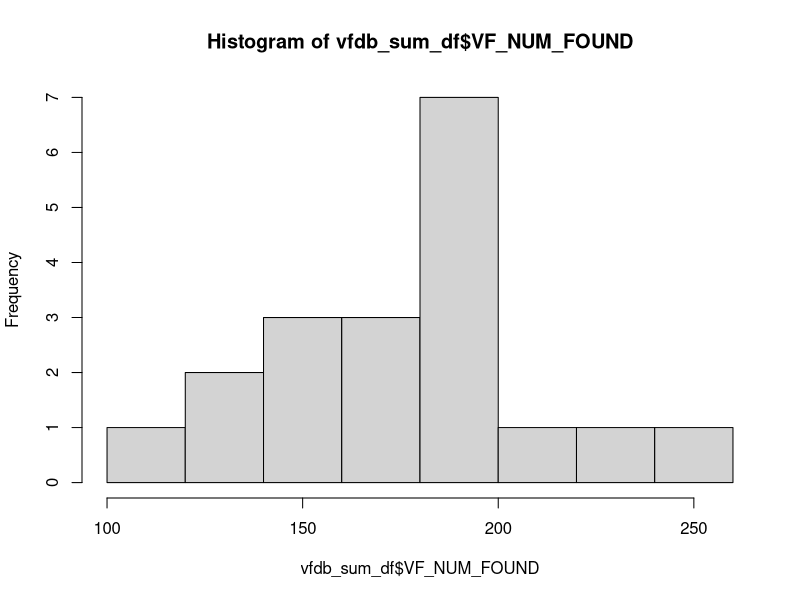

Source code (R):
## ---- chunk 1

#library(pacman)
library(readr)
library(dplyr)
library(stringr)

## ---- chunk 2


sum_tsv = read_tsv( "./abricate_vfdb_summary.tsv" )


vfdb_sum_df = sum_tsv %>% 
  rename( file_name = '#FILE' ,
          VF_NUM_FOUND = "NUM_FOUND"
          )

hist( vfdb_sum_df$VF_NUM_FOUND )

#vfdb_sum_df %>% head()



# (artificial) example data in data frame
# file_name      VF_NUM_FOUND    AAA24094        APECO1_1753     papA   papG    ycfz          ygeG      ygbdb           yggr
# vf.14.txt       249            .               .               99.05  80.00   99.87;100.00  ,         100.00;100.00   91.85

# the cell values are sometime weird, maybe it is a range.  eg: 99.87;100.00
#++ these aren't handled correctly by this code yet (it doesn't parse correctly and get converted to NA or some such)  ++FIXME++

# example of parsing the regex in stringr 
# chunk1 matches vf
# chunk2 matches 14 
# key becomes vf_14

vfdb_sum_df = vfdb_sum_df %>%
  mutate( fasta_basename_chunk1   = str_match( file_name,     "([:alnum:]+).([:alnum:]+).txt"  )[,2] ) %>%
  mutate( fasta_basename_chunk2   = str_match( file_name,     "([:alnum:]+).([:alnum:]+).txt"  )[,3] ) %>%
  mutate( key = str_c( fasta_basename_chunk1, "_", fasta_basename_chunk2 ) )


## ---- chunk 3

# definition for ExPEC
# when it has >= 2 markers present: 
# papA and/or papC
# afa/dra
# sfa/foc
# iutA
# kpsMT II


# exploring data
cln = colnames( vfdb_sum_df )
cln.df = data.frame( cln )

# see if any of the ExPEC gene were found by Abricate:
expect_gene_RE = "papA|papC|afa|dra|sfa|foc|iut|kps"
expect_gene_cln = cln.df %>% filter( grepl( expect_gene_RE, cln) ) 


typeof( vfdb_sum_df$papA )
range( vfdb_sum_df$papA )
typeof( vfdb_sum_df$ygeH )
range( vfdb_sum_df$ygeH )


## ---- chunk 4

vfdb_sum_df = vfdb_sum_df %>% mutate( 
  expec_papA    = if_else( as.numeric(  papA  )    >= 80, 1, 0 ),
  expec_papC    = if_else( as.numeric(  papC  )    >= 80, 1, 0 ),
  expec_papA_C  = if_else( expec_papA + expec_papC >=  1, 1, 0 )   # papA and/or papC :-| 
)

vfdb_sum_df = vfdb_sum_df %>% mutate( 
  expec_ygeH    = if_else( as.numeric(  ygeH  ) > 80, 1, 0 ),
  expec_yggr    = if_else( as.numeric(  yggr  ) > 80, 1, 0 ),   # test with 92% as cut off, works correctly
  expec_vgrG    = if_else( as.numeric(  vgrG  ) > 80, 1, 0 )
  )



expect_result_df = vfdb_sum_df %>%
  select( key, expec_papA, expec_papC, expec_papA_C, expec_ygeH, expec_yggr, expec_vgrG  )

# convert all "." to 0 (%)
expect_result_df = expect_result_df %>% 
  replace( is.na(.), 0 )   # replace na with 0 on all cells

expect_result_df = expect_result_df %>% 
  mutate( count_match = ( expec_papA_C + expec_ygeH + expec_vgrG + expec_yggr ) ) 

# apply ExPEC selection criteria and make determination
expect_result_df = expect_result_df %>% 
  mutate( Is_ExPEC = if_else( count_match >= 2, "Yes", "No" ) )


